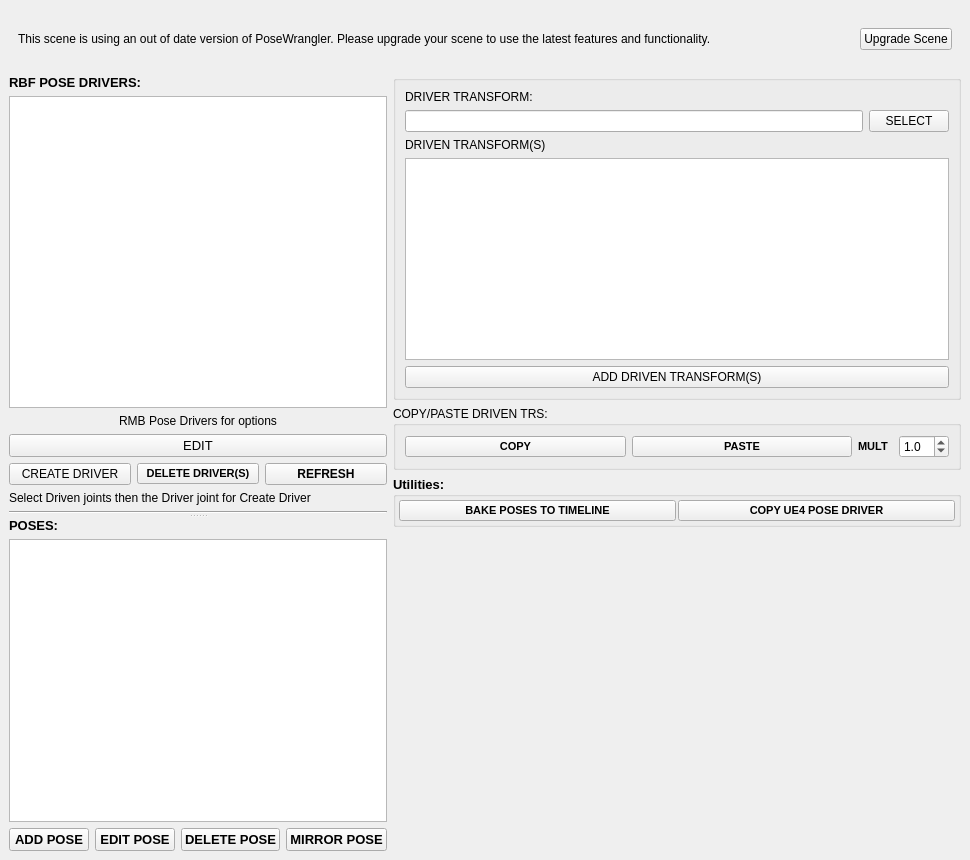
<?xml version="1.0" encoding="UTF-8"?>
<ui version="4.0">
 <class>MainWindow</class>
 <widget class="QMainWindow" name="MainWindow">
  <property name="geometry">
   <rect>
    <x>0</x>
    <y>0</y>
    <width>970</width>
    <height>860</height>
   </rect>
  </property>
  <property name="windowTitle">
   <string>MainWindow</string>
  </property>
  <widget class="QWidget" name="centralwidget">
   <layout class="QHBoxLayout" name="horizontalLayout">
    <item>
     <layout class="QVBoxLayout" name="verticalLayout_9">
      <item>
       <widget class="QWidget" name="upgrade_container_WGT" native="true">
        <property name="minimumSize">
         <size>
          <width>0</width>
          <height>60</height>
         </size>
        </property>
        <layout class="QHBoxLayout" name="horizontalLayout_10">
         <item>
          <widget class="QLabel" name="upgrade_LBL">
           <property name="enabled">
            <bool>true</bool>
           </property>
           <property name="text">
            <string>This scene is using an out of date version of PoseWrangler. Please upgrade your scene to use the latest features and functionality.</string>
           </property>
          </widget>
         </item>
         <item alignment="Qt::AlignRight">
          <widget class="QPushButton" name="upgrade_scene_BTN">
           <property name="text">
            <string>Upgrade Scene</string>
           </property>
          </widget>
         </item>
        </layout>
       </widget>
      </item>
      <item>
       <layout class="QHBoxLayout" name="horizontalLayout_8">
        <item>
         <widget class="QSplitter" name="splitter">
          <property name="orientation">
           <enum>Qt::Vertical</enum>
          </property>
          <widget class="QWidget" name="verticalLayoutWidget">
           <layout class="QVBoxLayout" name="verticalLayout">
            <item>
             <widget class="QLabel" name="label">
              <property name="sizePolicy">
               <sizepolicy hsizetype="Minimum" vsizetype="Minimum">
                <horstretch>0</horstretch>
                <verstretch>0</verstretch>
               </sizepolicy>
              </property>
              <property name="font">
               <font>
                <pointsize>10</pointsize>
                <weight>75</weight>
                <bold>true</bold>
               </font>
              </property>
              <property name="text">
               <string>RBF POSE DRIVERS:</string>
              </property>
             </widget>
            </item>
            <item>
             <widget class="QListWidget" name="driver_LIST">
              <property name="maximumSize">
               <size>
                <width>16777215</width>
                <height>16777215</height>
               </size>
              </property>
              <property name="selectionMode">
               <enum>QAbstractItemView::ContiguousSelection</enum>
              </property>
             </widget>
            </item>
            <item>
             <widget class="QLabel" name="label_6">
              <property name="text">
               <string>RMB Pose Drivers for options</string>
              </property>
              <property name="alignment">
               <set>Qt::AlignCenter</set>
              </property>
             </widget>
            </item>
            <item>
             <widget class="QPushButton" name="toggle_edit_BTN">
              <property name="font">
               <font>
                <pointsize>10</pointsize>
               </font>
              </property>
              <property name="text">
               <string>EDIT</string>
              </property>
              <property name="checkable">
               <bool>true</bool>
              </property>
             </widget>
            </item>
            <item>
             <layout class="QHBoxLayout" name="horizontalLayout_11">
              <property name="topMargin">
               <number>0</number>
              </property>
              <item>
               <widget class="QPushButton" name="create_driver_BTN">
                <property name="text">
                 <string>CREATE DRIVER</string>
                </property>
               </widget>
              </item>
              <item>
               <widget class="QPushButton" name="delete_driver_BTN">
                <property name="font">
                 <font>
                  <pointsize>8</pointsize>
                  <weight>75</weight>
                  <bold>true</bold>
                 </font>
                </property>
                <property name="text">
                 <string>DELETE DRIVER(S)</string>
                </property>
               </widget>
              </item>
              <item>
               <widget class="QPushButton" name="refresh_BTN">
                <property name="font">
                 <font>
                  <weight>75</weight>
                  <bold>true</bold>
                 </font>
                </property>
                <property name="text">
                 <string>REFRESH</string>
                </property>
               </widget>
              </item>
             </layout>
            </item>
            <item>
             <widget class="QLabel" name="label_7">
              <property name="text">
               <string>Select Driven joints then the Driver joint for Create Driver</string>
              </property>
             </widget>
            </item>
            <item>
             <widget class="Line" name="line_4">
              <property name="orientation">
               <enum>Qt::Horizontal</enum>
              </property>
             </widget>
            </item>
           </layout>
          </widget>
          <widget class="QWidget" name="verticalLayoutWidget_2">
           <layout class="QVBoxLayout" name="verticalLayout_4">
            <item>
             <widget class="QLabel" name="label_2">
              <property name="font">
               <font>
                <pointsize>10</pointsize>
                <weight>75</weight>
                <bold>true</bold>
               </font>
              </property>
              <property name="text">
               <string>POSES:</string>
              </property>
             </widget>
            </item>
            <item>
             <widget class="QListWidget" name="pose_LIST">
              <property name="selectionMode">
               <enum>QAbstractItemView::ContiguousSelection</enum>
              </property>
             </widget>
            </item>
            <item>
             <layout class="QHBoxLayout" name="horizontalLayout_2">
              <item>
               <widget class="QPushButton" name="add_pose_BTN">
                <property name="enabled">
                 <bool>true</bool>
                </property>
                <property name="font">
                 <font>
                  <pointsize>10</pointsize>
                  <weight>75</weight>
                  <bold>true</bold>
                 </font>
                </property>
                <property name="text">
                 <string>ADD POSE</string>
                </property>
               </widget>
              </item>
              <item>
               <widget class="QPushButton" name="edit_pose_BTN">
                <property name="enabled">
                 <bool>true</bool>
                </property>
                <property name="font">
                 <font>
                  <pointsize>10</pointsize>
                  <weight>75</weight>
                  <bold>true</bold>
                 </font>
                </property>
                <property name="text">
                 <string>EDIT POSE</string>
                </property>
               </widget>
              </item>
              <item>
               <widget class="QPushButton" name="delete_pose_BTN">
                <property name="enabled">
                 <bool>true</bool>
                </property>
                <property name="font">
                 <font>
                  <pointsize>10</pointsize>
                  <weight>75</weight>
                  <bold>true</bold>
                 </font>
                </property>
                <property name="text">
                 <string>DELETE POSE</string>
                </property>
               </widget>
              </item>
              <item>
               <widget class="QPushButton" name="mirror_pose_BTN">
                <property name="enabled">
                 <bool>true</bool>
                </property>
                <property name="font">
                 <font>
                  <pointsize>10</pointsize>
                  <weight>75</weight>
                  <bold>true</bold>
                 </font>
                </property>
                <property name="text">
                 <string>MIRROR POSE</string>
                </property>
               </widget>
              </item>
             </layout>
            </item>
           </layout>
          </widget>
         </widget>
        </item>
        <item>
         <layout class="QVBoxLayout" name="verticalLayout_3">
          <item>
           <widget class="QGroupBox" name="groupBox">
            <property name="title">
             <string/>
            </property>
            <layout class="QVBoxLayout" name="verticalLayout_5">
             <item>
              <widget class="QLabel" name="label_4">
               <property name="text">
                <string>DRIVER TRANSFORM:</string>
               </property>
              </widget>
             </item>
             <item>
              <layout class="QHBoxLayout" name="horizontalLayout_6">
               <property name="topMargin">
                <number>0</number>
               </property>
               <item>
                <widget class="QLineEdit" name="driver_transform_LINE"/>
               </item>
               <item>
                <widget class="QPushButton" name="select_driver_BTN">
                 <property name="text">
                  <string>SELECT</string>
                 </property>
                </widget>
               </item>
              </layout>
             </item>
             <item>
              <widget class="QLabel" name="label_5">
               <property name="text">
                <string>DRIVEN TRANSFORM(S)</string>
               </property>
              </widget>
             </item>
             <item>
              <widget class="QListWidget" name="driven_transforms_LIST">
               <property name="selectionMode">
                <enum>QAbstractItemView::ContiguousSelection</enum>
               </property>
              </widget>
             </item>
             <item>
              <layout class="QHBoxLayout" name="horizontalLayout_3">
               <property name="topMargin">
                <number>0</number>
               </property>
               <item>
                <widget class="QPushButton" name="add_driven_BTN">
                 <property name="text">
                  <string>ADD DRIVEN TRANSFORM(S)</string>
                 </property>
                </widget>
               </item>
              </layout>
             </item>
            </layout>
           </widget>
          </item>
          <item>
           <widget class="QGroupBox" name="groupBox_2">
            <property name="title">
             <string>COPY/PASTE DRIVEN TRS:</string>
            </property>
            <layout class="QVBoxLayout" name="verticalLayout_6">
             <item>
              <layout class="QHBoxLayout" name="horizontalLayout_9">
               <property name="topMargin">
                <number>0</number>
               </property>
               <item>
                <widget class="QPushButton" name="copy_driven_trs_BTN">
                 <property name="enabled">
                  <bool>true</bool>
                 </property>
                 <property name="font">
                  <font>
                   <pointsize>8</pointsize>
                   <weight>75</weight>
                   <bold>true</bold>
                  </font>
                 </property>
                 <property name="text">
                  <string>COPY</string>
                 </property>
                </widget>
               </item>
               <item>
                <widget class="QPushButton" name="paste_driven_trs_BTN">
                 <property name="minimumSize">
                  <size>
                   <width>0</width>
                   <height>0</height>
                  </size>
                 </property>
                 <property name="font">
                  <font>
                   <pointsize>8</pointsize>
                   <weight>75</weight>
                   <bold>true</bold>
                  </font>
                 </property>
                 <property name="text">
                  <string>PASTE</string>
                 </property>
                </widget>
               </item>
               <item>
                <widget class="QLabel" name="label_3">
                 <property name="maximumSize">
                  <size>
                   <width>35</width>
                   <height>16777215</height>
                  </size>
                 </property>
                 <property name="font">
                  <font>
                   <pointsize>8</pointsize>
                   <weight>75</weight>
                   <bold>true</bold>
                  </font>
                 </property>
                 <property name="text">
                  <string>MULT</string>
                 </property>
                </widget>
               </item>
               <item>
                <widget class="QDoubleSpinBox" name="paste_mult_DSPN">
                 <property name="maximumSize">
                  <size>
                   <width>50</width>
                   <height>16777215</height>
                  </size>
                 </property>
                 <property name="decimals">
                  <number>1</number>
                 </property>
                 <property name="maximum">
                  <double>5.000000000000000</double>
                 </property>
                 <property name="singleStep">
                  <double>0.100000000000000</double>
                 </property>
                 <property name="value">
                  <double>1.000000000000000</double>
                 </property>
                </widget>
               </item>
              </layout>
             </item>
            </layout>
           </widget>
          </item>
          <item>
           <widget class="QGroupBox" name="pose_utils_BOX">
            <property name="enabled">
             <bool>true</bool>
            </property>
            <property name="font">
             <font>
              <pointsize>10</pointsize>
              <weight>75</weight>
              <bold>true</bold>
             </font>
            </property>
            <property name="title">
             <string>Utilities:</string>
            </property>
            <layout class="QVBoxLayout" name="verticalLayout_2">
             <property name="spacing">
              <number>2</number>
             </property>
             <property name="leftMargin">
              <number>3</number>
             </property>
             <property name="topMargin">
              <number>3</number>
             </property>
             <property name="rightMargin">
              <number>3</number>
             </property>
             <property name="bottomMargin">
              <number>3</number>
             </property>
             <item>
              <layout class="QHBoxLayout" name="horizontalLayout_5">
               <item>
                <widget class="QPushButton" name="bake_poses_BTN">
                 <property name="enabled">
                  <bool>true</bool>
                 </property>
                 <property name="font">
                  <font>
                   <pointsize>8</pointsize>
                   <weight>75</weight>
                   <bold>true</bold>
                  </font>
                 </property>
                 <property name="text">
                  <string>BAKE POSES TO TIMELINE</string>
                 </property>
                </widget>
               </item>
               <item>
                <widget class="QPushButton" name="copy_pose_driver_BTN">
                 <property name="enabled">
                  <bool>true</bool>
                 </property>
                 <property name="font">
                  <font>
                   <pointsize>8</pointsize>
                   <weight>75</weight>
                   <bold>true</bold>
                  </font>
                 </property>
                 <property name="text">
                  <string>COPY UE4 POSE DRIVER</string>
                 </property>
                </widget>
               </item>
              </layout>
             </item>
             <item>
              <layout class="QHBoxLayout" name="horizontalLayout_4"/>
             </item>
            </layout>
           </widget>
          </item>
          <item>
           <spacer name="verticalSpacer">
            <property name="orientation">
             <enum>Qt::Vertical</enum>
            </property>
            <property name="sizeHint" stdset="0">
             <size>
              <width>20</width>
              <height>40</height>
             </size>
            </property>
           </spacer>
          </item>
         </layout>
        </item>
       </layout>
      </item>
     </layout>
    </item>
   </layout>
  </widget>
  <action name="connectSkinNode_action">
   <property name="text">
    <string>Connect Selected Skin Nodes</string>
   </property>
  </action>
  <action name="createGeometry_action">
   <property name="text">
    <string>Create Geometry From SkinNode</string>
   </property>
  </action>
  <action name="unbindGeometry_action">
   <property name="checkable">
    <bool>true</bool>
   </property>
   <property name="checked">
    <bool>true</bool>
   </property>
   <property name="text">
    <string>Unbind Geometry When Saving</string>
   </property>
  </action>
 </widget>
 <resources/>
 <connections/>
</ui>
